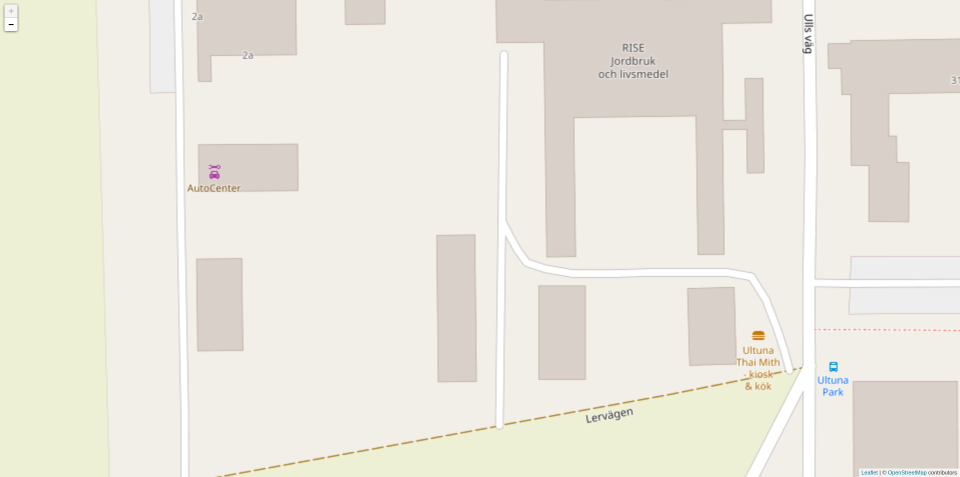
#> input picture src/back-end-master/tests/manual/sample_images/tileTestImage.png, 1919 x 953 px (shown at 1/2 size); its folder holds only this picture in this run
$ python -i image_processing.py   (imports and definitions only)   (older library calls are emulated)
#> lines starting #> are read from the running program, lines starting #| are printed output that depends on the picture; after the words box and inside, x2 and y2 are one past the last pixel; in counts of white or black regions, pixels touching at a corner belong together
### src/back-end-master/utility/image_util.py
"""
This file contains various help functions that are used in the image processing.

It is assumed that all images passed to functions in this module are given as
cv2 images, i.e. numpy arrays rows and columns as first and second dimension and
(optionally) colour channels in the third dimension.

All functions operating on images returns a copy of the result, unless specified otherwise.
"""

import cv2
import numpy

"""
Colours in BGR format.
"""
BLUE = (255, 0, 0)
GREEN = (0, 255, 0)
RED = (0, 0, 255)

def pixel(b, g, r):
    """Creates a BGR pixel from colour components.

    Colour components should be given as an int in the range 0-255.

    Keyword arguments:
    b -- The blue component.
    g -- The green component.
    r -- The red component.
    """
#> further down, picture is the input picture: shape (953, 1919, 3); mean B, G, R 223.3, 232.8, 236
    return numpy.array((b, g, r), numpy.uint8)

__windows_initialized = False
# [25 lines left out: function show_comparison, not called in this run]

def blur(image, size=3, blur_type="median"):
    """Applies blur to an image.

    Keyword arguments:
    image -- The image to blur.
    size -- The aperture size of the blur.
    blur_type -- The type of blur to apply, given as a string. Supported blur
                 types are median, mean and gaussian.

    Returns the blurred image.

    Throws a ValueError if an unsupported blur type is requested.
    """
#> called with size = 5, blur_type = 'median'
    if blur_type == "median":
        return cv2.medianBlur(image, size)
    elif blur_type == "mean":
        kernel = numpy.ones((size, size), numpy.float32) / size**2
        return cv2.filter2D(image, -1, kernel)
    elif blur_type == "gaussian":
        return cv2.GaussianBlur(image, (size, size), .05)
    else:
        raise ValueError("Unsupported blur type: " + blur_type)

def dilate(image, size):
    """Dilates an image.

    Keyword arguments:
    image -- The image to dilate.
    size -- The dilation aperture size.

    Returns the blurred image.
    """
    return cv2.dilate(image, numpy.ones((size, size), numpy.uint8))

# [113 lines left out: functions color_mask, add_images, warp, warp_contours, add_bound, to_contour and 1 more, not called in this run]

### src/back-end-master/IMM/image_processing.py
"""
This file handles image processing, see individual function comments for
functionallity. The process function is the intended entry point for the
image processing.

Two distinct types of images are processed, tile images and drone images.
Tile images are images of the map provided by OpenStreetMap. Drone images
are aerial photos of an area taken by a drone. The goal of the image
processing is to take preliminary coordinates for the drone image and alter
them to better fit the corresponding tile image.

Throughout this file, including documentation, "pixel coordinate" denotes
the (row, column) coordinate of a pixel in an image, relative to the upper
left corner, while "coordinate" denotes a location relative to a coordinate
systemet external to the image in question. In particular "corner coordinates"
denotes the coordinates of the image corner pixels relative to this external
coordinate system.

The perspective transform is used throughout the image processing. For more
information on this transform, see:
https://docs.opencv.org/2.4/modules/imgproc/doc/geometric_transformations.html

All image arguments are assumed to be cv2 images, i.e. numpy arrays where
image rows and columns are in the first and second array dimension
respetively. Color channels are optinally in the third dimension. Color
images are assumed to be in BGR format without an alpha channel, unless
specified otherwise.
"""

import math
import cv2
import numpy

import utility.image_util as image_util
from utility.image_util import BLUE, GREEN, RED
from utility.helper_functions import coordinates_list_to_json, create_logger
from config_file import TILE_SERVER_AVAILABLE, ENABLE_IMAGE_PROCESSING

""" Feature colors in the tile image. """
__TILE_COLOR_HOUSE = image_util.pixel(201, 208, 217)
__TILE_COLOR_URBAN = image_util.pixel(233, 239, 242)
__TILE_COLOR_FIELD = image_util.pixel(213, 240, 238)
__TILE_COLOR_ROAD = image_util.pixel(255, 255, 255)
__TILE_COLOR_PARKING = image_util.pixel(238, 238, 238)

""" Status codes. """
STATUS_SUCCESS = 0
STATUS_NO_BUILDINGS_IN_DRONE_IMAGE = -1
STATUS_NO_BUILDINGS_IN_TILE_IMAGE = -2
STATUS_DISTORTED_MATCH = -3
STATUS_MOVED_MATCH = -4

LOGGER_NAME = "image_processing"
# [1 line that did not run here, left out]


# [42 lines left out: function __find_tile_buildings, not called in this run]

def __find_drone_buildings(image):
    """Detect buildings in the drone image.

    Keyword arguments:
    image -- The drone image to process.

    Returns a list of all detected buildings. Each building is given
    as a list of coordinates defining the building outline.
    """
    BLUR_SIZE = 5
    CANNY_LOW_THRES_FIRST = 50
    CANNY_HIGH_THRES_FIRST = 150
    EDGE_DILATION = 9
    CANNY_LOW_THRES_SECOND = 200
    CANNY_HIGH_THRES_SECOND = 255
    CONTOUR_DILATION = 25
    MIN_BUILDING_AREA = 50000
    MAX_RECT_RATIO = 1.2

    # Using a meadian blur means strong edges has an increased
    # chance to remain.
    image = image_util.blur(image, size=BLUR_SIZE, blur_type="median")

    # Find edges using the Canny algorithm. Edges are dilated to
    # increase chance of building outlines being connected.
    gray = cv2.cvtColor(image, cv2.COLOR_BGR2GRAY)
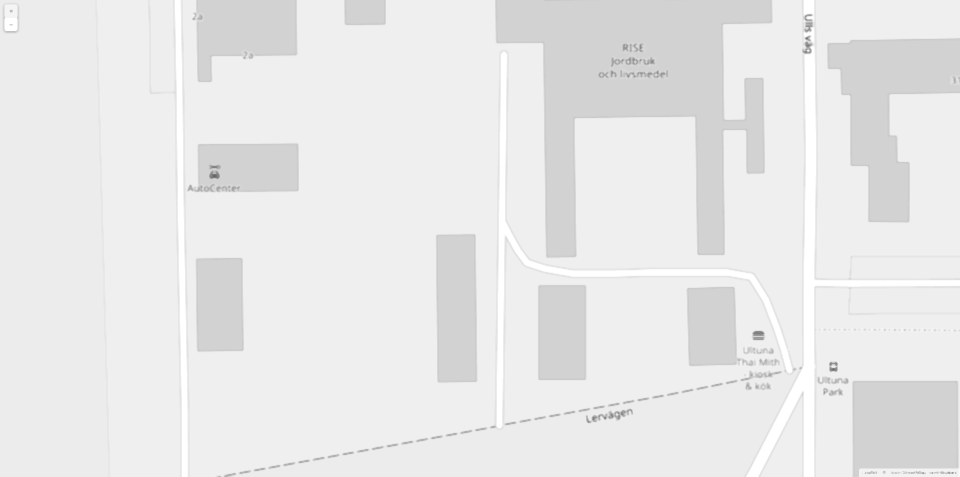
#> gray: shape (953, 1919) (shown at 1/2 size); min 104, max 255, mean 232.8
    edges = cv2.Canny(gray, CANNY_LOW_THRES_FIRST, CANNY_HIGH_THRES_FIRST)
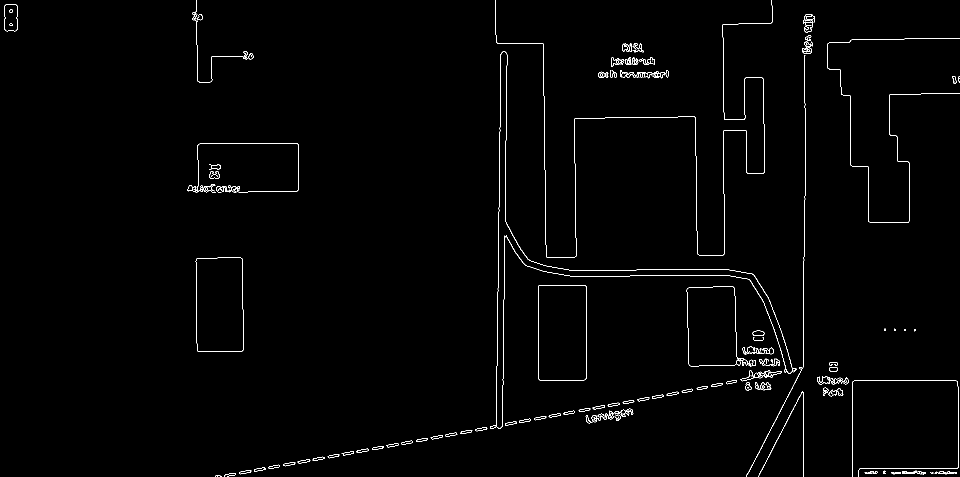
#> edges: shape (953, 1919) (shown at 1/2 size); 1% white in thin lines or dots
    edges = image_util.dilate(edges, EDGE_DILATION)
#> in dilate, `return cv2.dilate(image, numpy.ones((size, size), numpy.uint8))`:
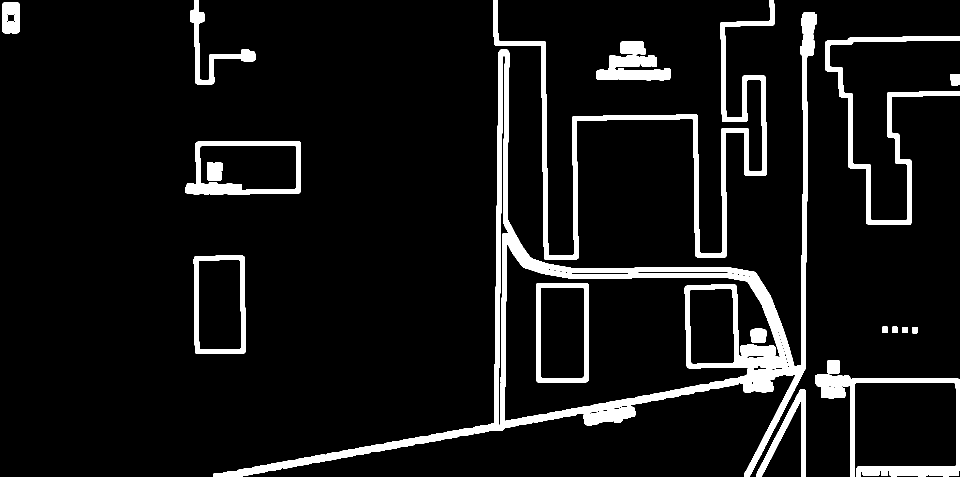
#> returned value: shape (953, 1919) (shown at 1/2 size); 8.3% white; 19 white regions

    # Building contours are located in a two step process. First, all
    # contours larger than a certain threshold and approximately rectangular
    # are marked on a binary map and dilated. Then, new contours are found
    # in this binary map. The purpose of this is to increase the likelihood that
    # contours detected separately but belonging to the same building are
    # rejoined to a single contour.
    contours, _ = cv2.findContours(edges, cv2.RETR_TREE, cv2.CHAIN_APPROX_SIMPLE)
#> contours = 85 contours, 49 with area under 20; largest, box (x1, y1, x2, y2) and area: (427, 24, 1634, 953) 186696, (1008, 487, 1561, 843) 105672, (370, 282, 602, 389) 22244, (986, 0, 1549, 520) 21366, (1072, 566, 1177, 765) 20576
    contour_map = numpy.zeros(edges.shape, numpy.uint8)
    for cont in contours:
        area = cv2.contourArea(cont)
        rect = cv2.minAreaRect(cont)
        box = cv2.boxPoints(rect)
        bound_area = cv2.contourArea(box)
        if area > MIN_BUILDING_AREA and bound_area / area < MAX_RECT_RATIO:
            cv2.drawContours(contour_map, [cont], -1, 255, -1)
#> this loop made 85 passes
#> (area, rect, box, bound_area) on passes 1, 2, 5, 7, 8, 13: (3471, ((1562, 865), (174, 98), -90), [[1611, 952], [1513, 952], [1513, 778], [1611, 778]], 17052), (11216, ((1774.5, 836), (232, 287), -90), [[1918, 952], [1631, 952], [1631, 720], [1918, 720]], 66584), (130, ((1829.5, 660), (12, 11), -90), [[1835, 666], [1824, 666], [1824, 654], [1835, 654]], 132), (130, ((1789.5, 659), (12, 11), -90), [[1795, 665], [1784, 665], [1784, 653], [1795, 653]], 132), (131, ((1769.5, 659), (12, 11), -90), [[1775, 665], [1764, 665], [1764, 653], [1775, 653]], 132), (1047, ((429.5, 343), (36, 31), -90), [[445, 361], [414, 361], [414, 325], [445, 325]], 1116)
#> (area, rect, bound_area) on passes 3, 9, 10, 11, 12, 17: (42, ((1664.4, 773.5), (4.16, 15.03), -84.81), 62.59), (19737, ((438.9, 608.8), (102.8, 195.8), -0.796), 20127.3), (15189, ((438.9, 608.8), (86.59, 179.5), -0.801), 15546.4), (22244.5, ((485.5, 335.3), (231.5, 105.6), -0.32), 24440.4), (15961.5, ((496.1, 335.2), (194.1, 89.49), -0.32), 17366.3), (9917, ((1785.8, 260.8), (268.5, 375.2), -0.637), 100735.3)
#> contour_map: shape (953, 1919); every value is 0
    contour_map = image_util.dilate(contour_map, CONTOUR_DILATION)

    edges = cv2.Canny(contour_map, CANNY_LOW_THRES_SECOND, CANNY_HIGH_THRES_SECOND)
    edges = image_util.dilate(edges, EDGE_DILATION)
    contours, _ = cv2.findContours(edges, cv2.RETR_EXTERNAL, cv2.CHAIN_APPROX_SIMPLE)
#> contours = []
    buildings = []
    for cont in contours:
        if cv2.contourArea(cont) > MIN_BUILDING_AREA:
            buildings.append(image_util.to_vertex_list(cont))
#> this loop made 0 passes
#> after the loop, buildings = []

    return buildings

# [381 lines left out: functions __get_perspective, __find_distance, __get_transform_from_match, __get_side_lengths, _tune_image_coordinates, __rotate_image and 1 more, not called in this run]

>>> import cv2
>>> picture = cv2.imread('../tests/manual/sample_images/tileTestImage.png')
>>> result = __find_drone_buildings(picture)
#> result = []
